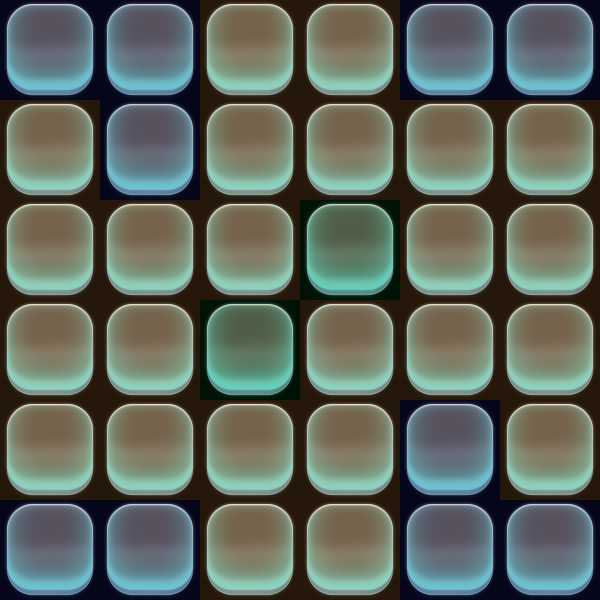

A level layout from a 2D game, rendered from its tile map. Below: a short description, then the map file with tile-grid data replaced by summaries:
An orthogonal 6x6 tile map with 100x100 px tiles, 2 tile layers (map, type), 2 tilesets.

<map version="1.0" orientation="orthogonal" renderorder="right-down" width="6" height="6" tilewidth="100" tileheight="100" nextobjectid="1">
 <tileset firstgid="1" name="bg_kuang" tilewidth="100" tileheight="100" tilecount="1">
  <image source="bg_kuang.png" width="100" height="100" />
 </tileset>
 <tileset firstgid="2" name="type5" tilewidth="100" tileheight="100" tilecount="5">
  <image source="type5.png" width="500" height="100" />
  <tile id="0">
   <properties>
    <property name="type" value="1" />
   </properties>
  </tile>
  <tile id="1">
   <properties>
    <property name="type" value="5" />
   </properties>
  </tile>
  <tile id="2">
   <properties>
    <property name="type" value="6" />
   </properties>
  </tile>
 </tileset>
 <layer name="map" width="6" height="6">
  <data>[36 cells, 36 non-empty, 1 distinct tile ids]</data>
 </layer>
 <layer name="type" width="6" height="6">
  <data>[36 cells, 36 non-empty, 3 distinct tile ids]</data>
 </layer>
</map>
